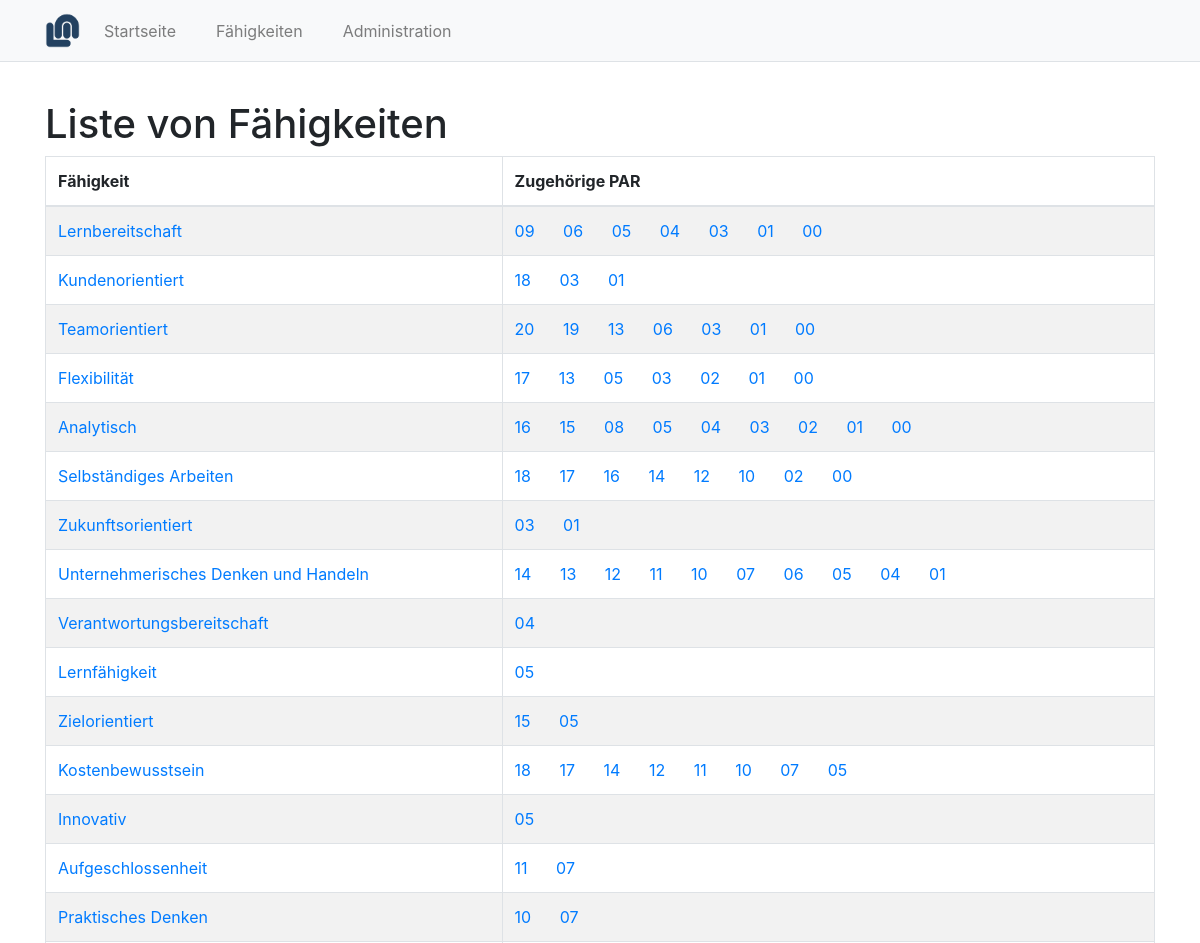
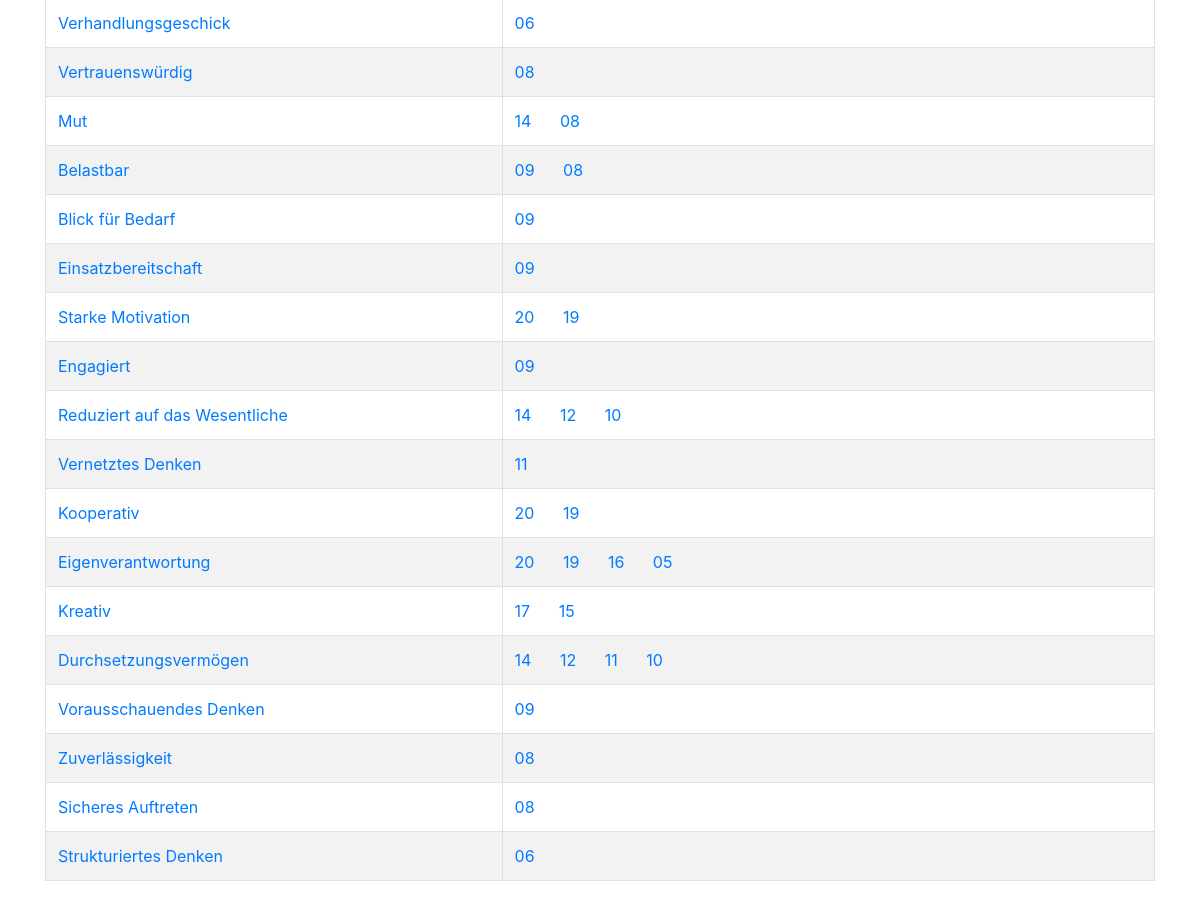
/par/skills/, run on an earlier commit of the app's database (2 pictures, top to bottom).
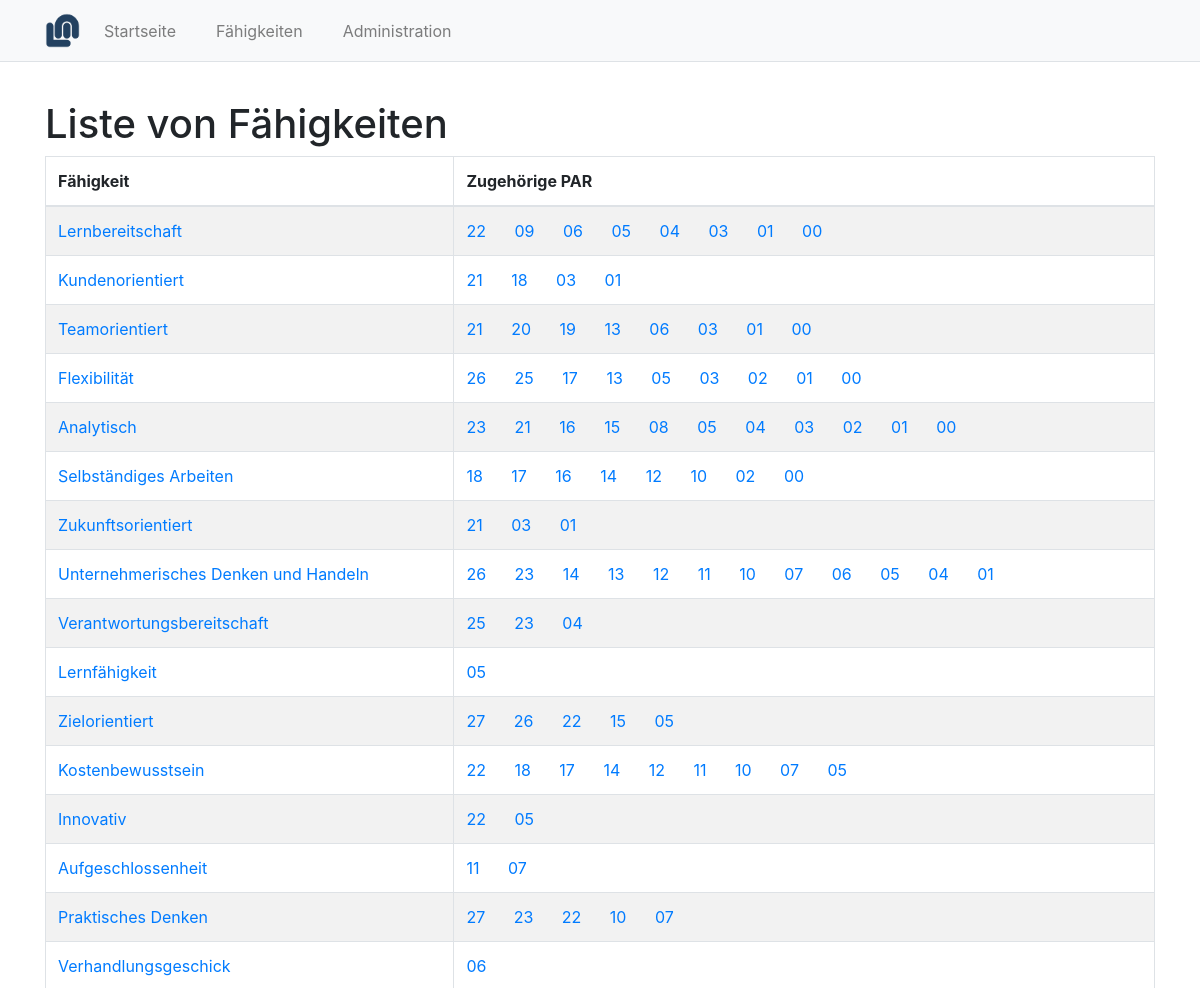
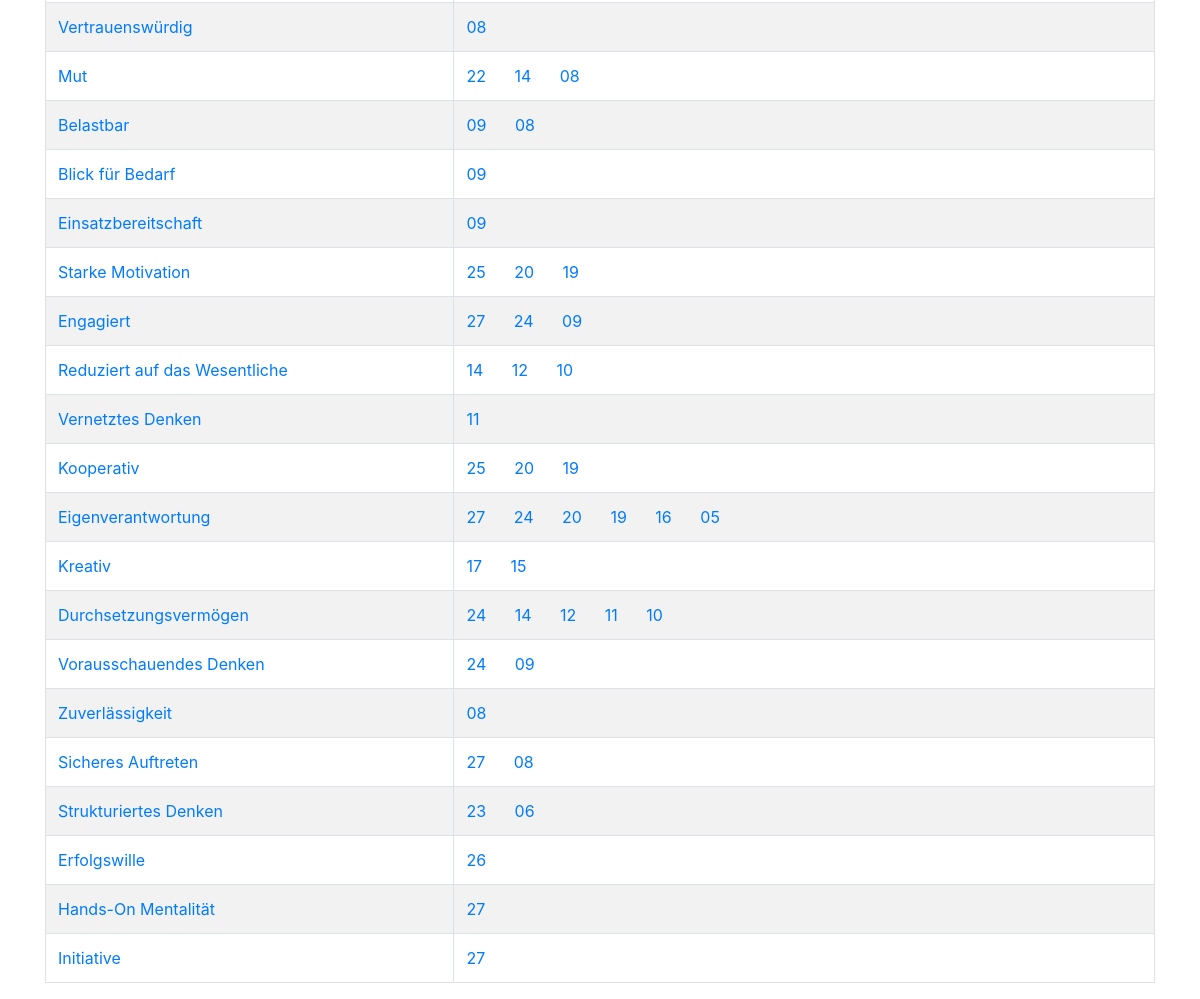
And on a later commit of the database (2 pictures, top to bottom).
### par/models.py (models this page shows, shortened)
class Skill(models.Model):
    name = models.CharField(max_length=200, verbose_name=_("Skill"))
    class Meta:
        verbose_name = _("Skill")
        verbose_name_plural = _("Skills")
    def get_absolute_url(self):
        return reverse('skill-detail', args=[str(self.id)])

class PAR(models.Model):
    name = models.CharField(max_length=200, verbose_name=_("PAR"))
    problem = models.TextField(blank=True, verbose_name=_("Problem"))
    action = models.TextField(blank=True, verbose_name=_("Action"))
    result = models.TextField(blank=True, verbose_name=_("Result"))
    number = models.PositiveSmallIntegerField(default=0,
                                              blank=False,
                                              null=False,
                                              db_index=True)
    skills = models.ManyToManyField(Skill,
                                    blank=True,
                                    verbose_name=_("Skills"))
    company = models.ForeignKey(Company,
                                blank=True,
                                null=True,
                                on_delete=models.SET_NULL,
                                verbose_name=_("Company"))
    class Meta:
        ordering = ['-number']
        verbose_name = _("PAR")
        verbose_name_plural = _("PARs")
    def get_absolute_url(self):
        return reverse('par-detail', args=[str(self.id)])

### par/views.py (the view)
# urls.py: path('skills/', views.SkillList.as_view(), name='skills'),
class SkillList(generic.ListView):
    model = Skill

### par/templates/par/skill_list.html (shortened to what this page needs)
{% extends "base.html" %}
{% block pagetitle %}Liste von Fähigkeiten{% endblock %}
{% block content %}
<table class="table table-striped table-bordered">
  <thead>
    <th>Fähigkeit</th>
    <th>Zugehörige PAR</th>
  </thead>
  <tbody>
    {% for object in object_list %}
    <tr>
      <td>
        <a href="{{ object.get_absolute_url }}">{{ object.name }}</a>
      </td>
      <td>
        {% for par in object.par_set.all %}
          <a href="{{ par.get_absolute_url }}" class="mr-4">
            {{ par.number|stringformat:"02d" }}
          </a>
        {% endfor %}
      </td>
    </tr>
    {% endfor %}
{% endblock content %}

### templates/base.html (shortened to what this page needs)
{% load static %}
<!doctype html>
<html lang="de">
  <head>
    <link rel="stylesheet"
      href="https://stackpath.bootstrapcdn.com/bootstrap/4.4.1/css/bootstrap.min.css"
>
  </head>
  <body>
    <nav id="header" class="navbar navbar-expand-md navbar-light bg-light border-bottom fixed-top" role="navigation">
      <div class="container">
        <a class="navbar-brand" href="#">
          <img src="{% static 'img/logo.png' %}" alt="Moppert" style="height: 35px;">
        </a>
        <div class="navbar-collapse collapse" id="mainNav">
          <ul class="navbar-nav mr-auto">
            {% block navlinks %}
            <li class="nav-item homeLink mr-4" id="homeLink">
               <a href="/par" class="nav-link">
                 Startseite
               </a>
            </li>
            <li class="nav-item mr-4" id="skillLink">
               <a href="/par/skills" class="nav-link">
                 Fähigkeiten
               </a>
            </li>
            <li class="nav-item mr-4" id="adminLink">
              <a href="/admin" class="nav-link">
                Administration
              </a>
            </li>
            {% endblock navlinks %}
          </ul>
        </div>
      </div>
    </nav>
    <main role="main" class="container" style="margin-top: 100px;">
      <h1 id="pagetile">
        {% block pagetitle %}{% endblock pagetitle %}
      </h1>
      <div id="content">
        {% block content %}{% endblock content %}
      </div>
    </main>
  </body>
</html>

What changed in the data, as far as the page shows it:
added PAR: number "22"
added PAR: number "21"
added PAR: number "26"
added PAR: number "25"
added PAR: number "23"
added PAR: number "27"
added PAR: number "24"
added Skill: name "Erfolgswille"
added Skill: name "Hands-On Mentalität"
added Skill: name "Initiative"
